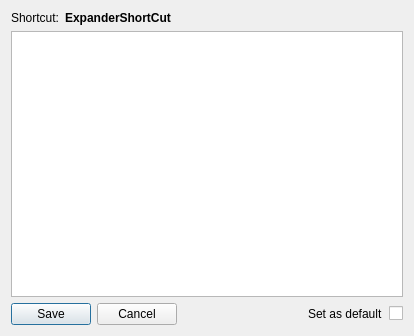
<?xml version="1.0" encoding="UTF-8"?>
<ui version="4.0">
 <class>ExpandEasyEditor</class>
 <widget class="QDialog" name="ExpandEasyEditor">
  <property name="geometry">
   <rect>
    <x>0</x>
    <y>0</y>
    <width>414</width>
    <height>336</height>
   </rect>
  </property>
  <property name="sizePolicy">
   <sizepolicy hsizetype="Fixed" vsizetype="Fixed">
    <horstretch>0</horstretch>
    <verstretch>0</verstretch>
   </sizepolicy>
  </property>
  <property name="windowTitle">
   <string>Edit expander</string>
  </property>
  <property name="modal">
   <bool>true</bool>
  </property>
  <layout class="QVBoxLayout" name="verticalLayout">
   <item>
    <layout class="QHBoxLayout" name="horizontalLayout_2">
     <item>
      <widget class="QLabel" name="label">
       <property name="sizePolicy">
        <sizepolicy hsizetype="Fixed" vsizetype="Fixed">
         <horstretch>0</horstretch>
         <verstretch>0</verstretch>
        </sizepolicy>
       </property>
       <property name="text">
        <string>Shortcut:</string>
       </property>
      </widget>
     </item>
     <item>
      <widget class="QLabel" name="expanderShortcutView">
       <property name="font">
        <font>
         <weight>75</weight>
         <bold>true</bold>
        </font>
       </property>
       <property name="text">
        <string>ExpanderShortCut</string>
       </property>
      </widget>
     </item>
    </layout>
   </item>
   <item>
    <widget class="TextEdit" name="expanderContents"/>
   </item>
   <item>
    <layout class="QHBoxLayout" name="horizontalLayout">
     <item>
      <widget class="QPushButton" name="btn_save">
       <property name="text">
        <string>Save</string>
       </property>
      </widget>
     </item>
     <item>
      <widget class="QPushButton" name="btn_cancel">
       <property name="text">
        <string>Cancel</string>
       </property>
      </widget>
     </item>
     <item>
      <spacer name="horizontalSpacer">
       <property name="orientation">
        <enum>Qt::Horizontal</enum>
       </property>
       <property name="sizeHint" stdset="0">
        <size>
         <width>40</width>
         <height>20</height>
        </size>
       </property>
      </spacer>
     </item>
     <item>
      <widget class="QLabel" name="label_2">
       <property name="text">
        <string>Set as default</string>
       </property>
      </widget>
     </item>
     <item>
      <widget class="Switch" name="setDefault">
       <property name="text">
        <string/>
       </property>
      </widget>
     </item>
    </layout>
   </item>
  </layout>
 </widget>
 <customwidgets>
  <customwidget>
   <class>TextEdit</class>
   <extends>QTextEdit</extends>
   <header>textedit.h</header>
  </customwidget>
  <customwidget>
   <class>Switch</class>
   <extends>QCheckBox</extends>
   <header>switch.h</header>
  </customwidget>
 </customwidgets>
 <resources/>
 <connections/>
</ui>
